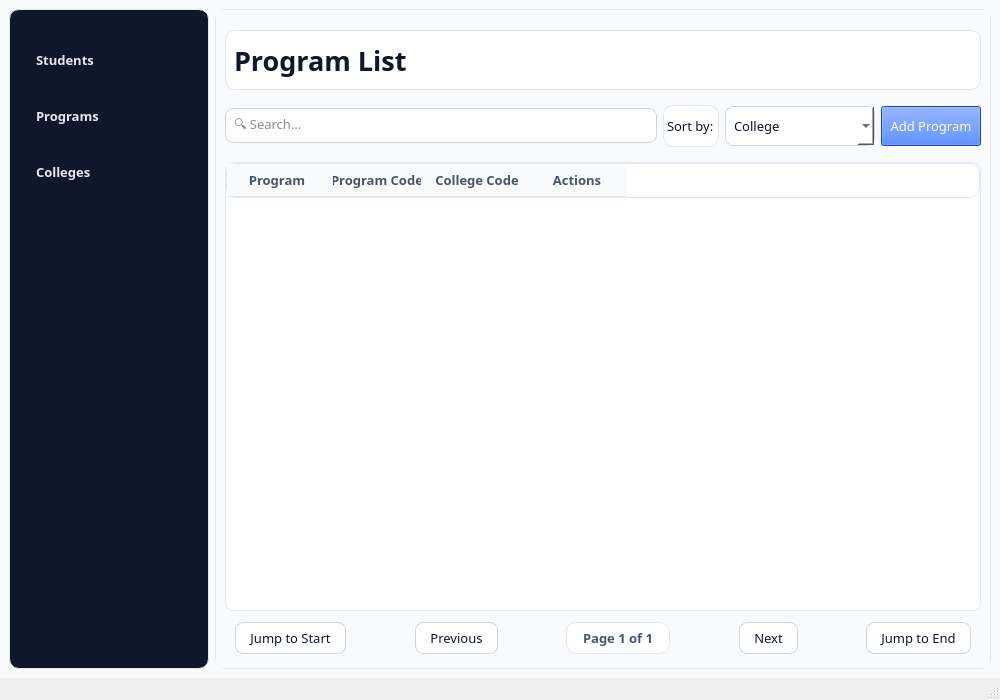
<?xml version="1.0" encoding="UTF-8"?>
<ui version="4.0">
 <class>MainWindow</class>
 <widget class="QMainWindow" name="MainWindow">
  <property name="geometry">
   <rect>
    <x>0</x>
    <y>0</y>
    <width>1000</width>
    <height>700</height>
   </rect>
  </property>
  <property name="minimumSize">
   <size>
    <width>0</width>
    <height>0</height>
   </size>
  </property>
  <property name="windowTitle">
   <string>Student Management System</string>
  </property>
  <widget class="QWidget" name="centralwidget">
   <property name="styleSheet">
    <string notr="true">/* GLOBAL */
QWidget {
    background-color: #F8FAFC;
    color: #0F172A;
	font: Segoe UI, Arial;
    font-size: 10pt;
}

/* HEADINGS */
QLabel#headerColleges {
    font-size: 20pt;
    font-weight: 600;
}

/* HEADINGS */
QLabel#headerStudents {
    font-size: 20pt;
    font-weight: 600;
}

/* HEADINGS */
QLabel#headerPrograms {
    font-size: 20pt;
    font-weight: 600;
}

/* PANELS / CARDS */
QFrame, QGroupBox {
    background-color: #FFFFFF;
    border: 1px solid #E2E8F0;
    border-radius: 10px;
}

QLineEdit {
    background-color: #FFFFFF;
    border: 1px solid #CBD5E1;
    border-radius: 8px;
    padding: 6px;
}

QLineEdit:focus {
    border: 1px solid #2563EB;
}

QComboBox {
    background-color: white;
    border: 1px solid #CBD5E1;
    border-radius: 8px;
    padding: 4px 8px;
}

QComboBox:focus {
    border: 1px solid #2563EB;
}

QLabel#pageInfoLabelColleges {
    color: #475569;
    font-weight: 500;
    padding: 4px 12px;
}</string>
   </property>
   <layout class="QHBoxLayout" name="horizontalLayout_2">
    <item>
     <widget class="QFrame" name="sidebarFrame">
      <property name="minimumSize">
       <size>
        <width>200</width>
        <height>300</height>
       </size>
      </property>
      <property name="styleSheet">
       <string notr="true">QFrame#sidebarFrame {
    background-color: #0F172A;
}

QFrame#sidebarFrame QPushButton {
    background-color: transparent;
    color: #E5E7EB;
    border: none;
    padding: 10px;
    text-align: left;
    border-radius: 6px;
}

QFrame#sidebarFrame QPushButton:hover {
    background-color: #334155;
}

QFrame#sidebarFrame QPushButton:checked {
    background-color: #1E293B;
}</string>
      </property>
      <property name="frameShape">
       <enum>QFrame::Shape::StyledPanel</enum>
      </property>
      <property name="frameShadow">
       <enum>QFrame::Shadow::Raised</enum>
      </property>
      <property name="lineWidth">
       <number>0</number>
      </property>
      <property name="midLineWidth">
       <number>0</number>
      </property>
      <layout class="QVBoxLayout" name="verticalLayout">
       <property name="leftMargin">
        <number>12</number>
       </property>
       <property name="topMargin">
        <number>25</number>
       </property>
       <property name="rightMargin">
        <number>12</number>
       </property>
       <item>
        <widget class="QPushButton" name="studentsButton">
         <property name="minimumSize">
          <size>
           <width>0</width>
           <height>50</height>
          </size>
         </property>
         <property name="styleSheet">
          <string notr="true">QPushButton {
    border-radius: 8px;
    padding: 6px 14px;
    font-weight: 500;
}</string>
         </property>
         <property name="text">
          <string>Students</string>
         </property>
        </widget>
       </item>
       <item>
        <widget class="QPushButton" name="programsButton">
         <property name="minimumSize">
          <size>
           <width>0</width>
           <height>50</height>
          </size>
         </property>
         <property name="styleSheet">
          <string notr="true">QPushButton {
    border-radius: 8px;
    padding: 6px 14px;
    font-weight: 500;
}</string>
         </property>
         <property name="text">
          <string>Programs</string>
         </property>
         <property name="checkable">
          <bool>false</bool>
         </property>
        </widget>
       </item>
       <item>
        <widget class="QPushButton" name="collegesButton">
         <property name="minimumSize">
          <size>
           <width>0</width>
           <height>50</height>
          </size>
         </property>
         <property name="styleSheet">
          <string notr="true">QPushButton {
    border-radius: 8px;
    padding: 6px 14px;
    font-weight: 500;
}</string>
         </property>
         <property name="text">
          <string>Colleges</string>
         </property>
         <property name="checkable">
          <bool>false</bool>
         </property>
        </widget>
       </item>
       <item>
        <spacer name="verticalSpacer">
         <property name="orientation">
          <enum>Qt::Orientation::Vertical</enum>
         </property>
         <property name="sizeHint" stdset="0">
          <size>
           <width>20</width>
           <height>107</height>
          </size>
         </property>
        </spacer>
       </item>
      </layout>
     </widget>
    </item>
    <item>
     <layout class="QHBoxLayout" name="horizontalLayout">
      <item>
       <widget class="QStackedWidget" name="stackedWidget">
        <property name="currentIndex">
         <number>1</number>
        </property>
        <widget class="QWidget" name="studentsPage">
         <layout class="QVBoxLayout" name="verticalLayout_2">
          <property name="topMargin">
           <number>20</number>
          </property>
          <item>
           <widget class="QLabel" name="headerStudents">
            <property name="minimumSize">
             <size>
              <width>0</width>
              <height>60</height>
             </size>
            </property>
            <property name="font">
             <font>
              <family>UI</family>
              <pointsize>20</pointsize>
              <italic>false</italic>
              <fontweight>DemiBold</fontweight>
             </font>
            </property>
            <property name="text">
             <string>Student List</string>
            </property>
            <property name="alignment">
             <set>Qt::AlignmentFlag::AlignLeading|Qt::AlignmentFlag::AlignLeft|Qt::AlignmentFlag::AlignVCenter</set>
            </property>
            <property name="margin">
             <number>6</number>
            </property>
           </widget>
          </item>
          <item>
           <widget class="QWidget" name="widgetStudents" native="true">
            <property name="minimumSize">
             <size>
              <width>0</width>
              <height>60</height>
             </size>
            </property>
            <layout class="QHBoxLayout" name="horizontalLayout_7">
             <property name="leftMargin">
              <number>0</number>
             </property>
             <property name="rightMargin">
              <number>0</number>
             </property>
             <item>
              <widget class="QLineEdit" name="searchLineEdit_2">
               <property name="minimumSize">
                <size>
                 <width>0</width>
                 <height>35</height>
                </size>
               </property>
               <property name="placeholderText">
                <string>🔍 Search...</string>
               </property>
              </widget>
             </item>
             <item>
              <widget class="QLabel" name="sortLabel_2">
               <property name="text">
                <string>Sort by:</string>
               </property>
              </widget>
             </item>
             <item>
              <widget class="QComboBox" name="sortComboBox_2">
               <property name="minimumSize">
                <size>
                 <width>150</width>
                 <height>40</height>
                </size>
               </property>
               <item>
                <property name="text">
                 <string>Program</string>
                </property>
               </item>
               <item>
                <property name="text">
                 <string>Lastname</string>
                </property>
               </item>
               <item>
                <property name="text">
                 <string>Firstname</string>
                </property>
               </item>
               <item>
                <property name="text">
                 <string>ID</string>
                </property>
               </item>
               <item>
                <property name="text">
                 <string>College</string>
                </property>
               </item>
               <item>
                <property name="text">
                 <string>Year</string>
                </property>
               </item>
              </widget>
             </item>
             <item>
              <widget class="QPushButton" name="addStudentButton">
               <property name="minimumSize">
                <size>
                 <width>100</width>
                 <height>40</height>
                </size>
               </property>
               <property name="styleSheet">
                <string notr="true">QPushButton#addStudentButton {
    background-color: #2563EB;
    color: white;
}

QPushButton#addStudentButton:hover {
    background-color: #1D4ED8;
}</string>
               </property>
               <property name="text">
                <string>Add Student</string>
               </property>
              </widget>
             </item>
            </layout>
           </widget>
          </item>
          <item>
           <widget class="QTableWidget" name="dataTableStudents">
            <property name="styleSheet">
             <string notr="true">QTableWidget {
    background-color: white;
    alternate-background-color: #FAFAFA;
    gridline-color: #E2E8F0;
    border: 1px solid #E2E8F0;
    border-radius: 8px;
}

QHeaderView::section {
    background-color: #F8FAFC;
    color: #475569;
    padding: 6px;
    border: none;
    border-bottom: 1px solid #E2E8F0;
    font-weight: 600;
}

QTableWidget::item:selected {
    background-color: #DBEAFE;
    color: #0F172A;
}</string>
            </property>
            <property name="alternatingRowColors">
             <bool>true</bool>
            </property>
            <property name="selectionBehavior">
             <enum>QAbstractItemView::SelectionBehavior::SelectRows</enum>
            </property>
            <property name="sortingEnabled">
             <bool>true</bool>
            </property>
            <column>
             <property name="text">
              <string>ID No.</string>
             </property>
            </column>
            <column>
             <property name="text">
              <string>Lastname</string>
             </property>
            </column>
            <column>
             <property name="text">
              <string>Firstname</string>
             </property>
            </column>
            <column>
             <property name="text">
              <string>Program</string>
             </property>
            </column>
            <column>
             <property name="text">
              <string> College Code</string>
             </property>
            </column>
            <column>
             <property name="text">
              <string>Gender</string>
             </property>
            </column>
            <column>
             <property name="text">
              <string>Actions</string>
             </property>
            </column>
           </widget>
          </item>
          <item>
           <layout class="QHBoxLayout" name="paginationLayoutStudents">
            <property name="spacing">
             <number>15</number>
            </property>
            <property name="leftMargin">
             <number>10</number>
            </property>
            <property name="topMargin">
             <number>5</number>
            </property>
            <property name="rightMargin">
             <number>10</number>
            </property>
            <property name="bottomMargin">
             <number>5</number>
            </property>
            <item>
             <widget class="QPushButton" name="jumpStartStudent">
              <property name="styleSheet">
               <string notr="true">QPushButton {
    background-color: white;
    border: 1px solid #CBD5E1;
    padding: 6px 14px;
    border-radius: 8px;
    color: #0F172A;
}

QPushButton:hover,
QPushButton:hover {
    background-color: #F1F5F9;
}

QPushButton:disabled,
QPushButton:disabled {
    background-color: #F8FAFC;
    color: #94A3B8;
    border: 1px solid #E2E8F0;
}</string>
              </property>
              <property name="text">
               <string>Jump to Start</string>
              </property>
             </widget>
            </item>
            <item>
             <spacer name="horizontalSpacer">
              <property name="orientation">
               <enum>Qt::Orientation::Horizontal</enum>
              </property>
              <property name="sizeHint" stdset="0">
               <size>
                <width>40</width>
                <height>20</height>
               </size>
              </property>
             </spacer>
            </item>
            <item>
             <widget class="QPushButton" name="prevButtonStudents">
              <property name="minimumSize">
               <size>
                <width>100</width>
                <height>0</height>
               </size>
              </property>
              <property name="maximumSize">
               <size>
                <width>120</width>
                <height>16777215</height>
               </size>
              </property>
              <property name="styleSheet">
               <string notr="true">QPushButton {
    background-color: white;
    border: 1px solid #CBD5E1;
    padding: 6px 14px;
    border-radius: 8px;
    color: #0F172A;
}

QPushButton:hover,
QPushButton:hover {
    background-color: #F1F5F9;
}

QPushButton:disabled,
QPushButton:disabled {
    background-color: #F8FAFC;
    color: #94A3B8;
    border: 1px solid #E2E8F0;
}</string>
              </property>
              <property name="text">
               <string>Previous</string>
              </property>
             </widget>
            </item>
            <item>
             <spacer name="horizontalSpacer_2">
              <property name="orientation">
               <enum>Qt::Orientation::Horizontal</enum>
              </property>
              <property name="sizeHint" stdset="0">
               <size>
                <width>40</width>
                <height>20</height>
               </size>
              </property>
             </spacer>
            </item>
            <item>
             <widget class="QLabel" name="pageInfoLabelStudents">
              <property name="minimumSize">
               <size>
                <width>120</width>
                <height>0</height>
               </size>
              </property>
              <property name="styleSheet">
               <string notr="true">QLabel {
    color: #475569;
    font-weight: 500;
    padding: 4px 12px;
}</string>
              </property>
              <property name="text">
               <string>Page 1 of 1</string>
              </property>
              <property name="alignment">
               <set>Qt::AlignmentFlag::AlignCenter</set>
              </property>
             </widget>
            </item>
            <item>
             <spacer name="horizontalSpacer_3">
              <property name="orientation">
               <enum>Qt::Orientation::Horizontal</enum>
              </property>
              <property name="sizeHint" stdset="0">
               <size>
                <width>40</width>
                <height>20</height>
               </size>
              </property>
             </spacer>
            </item>
            <item>
             <widget class="QPushButton" name="nextButtonStudents">
              <property name="minimumSize">
               <size>
                <width>100</width>
                <height>0</height>
               </size>
              </property>
              <property name="maximumSize">
               <size>
                <width>120</width>
                <height>16777215</height>
               </size>
              </property>
              <property name="styleSheet">
               <string notr="true">QPushButton {
    background-color: white;
    border: 1px solid #CBD5E1;
    padding: 6px 14px;
    border-radius: 8px;
    color: #0F172A;
}

QPushButton:hover,
QPushButton:hover {
    background-color: #F1F5F9;
}

QPushButton:disabled,
QPushButton:disabled {
    background-color: #F8FAFC;
    color: #94A3B8;
    border: 1px solid #E2E8F0;
}</string>
              </property>
              <property name="text">
               <string>Next</string>
              </property>
             </widget>
            </item>
            <item>
             <spacer name="horizontalSpacer_4">
              <property name="orientation">
               <enum>Qt::Orientation::Horizontal</enum>
              </property>
              <property name="sizeHint" stdset="0">
               <size>
                <width>40</width>
                <height>20</height>
               </size>
              </property>
             </spacer>
            </item>
            <item>
             <widget class="QPushButton" name="jumpEndStudent">
              <property name="styleSheet">
               <string notr="true">QPushButton {
    background-color: white;
    border: 1px solid #CBD5E1;
    padding: 6px 14px;
    border-radius: 8px;
    color: #0F172A;
}

QPushButton:hover,
QPushButton:hover {
    background-color: #F1F5F9;
}

QPushButton:disabled,
QPushButton:disabled {
    background-color: #F8FAFC;
    color: #94A3B8;
    border: 1px solid #E2E8F0;
}</string>
              </property>
              <property name="text">
               <string>Jump to End</string>
              </property>
             </widget>
            </item>
           </layout>
          </item>
         </layout>
        </widget>
        <widget class="QWidget" name="programsPage">
         <property name="styleSheet">
          <string notr="true">QPushButton#prevButtonPrograms {
    background-color: white;
    border: 1px solid #CBD5E1;
    padding: 6px 14px;
    border-radius: 8px;
    color: #0F172A;
}

QPushButton:hover,
QPushButton:hover {
    background-color: #F1F5F9;
}

QPushButton:disabled,
QPushButton:disabled {
    background-color: #F8FAFC;
    color: #94A3B8;
    border: 1px solid #E2E8F0;
}</string>
         </property>
         <layout class="QVBoxLayout" name="verticalLayout_3">
          <property name="leftMargin">
           <number>9</number>
          </property>
          <property name="topMargin">
           <number>20</number>
          </property>
          <item>
           <widget class="QLabel" name="headerPrograms">
            <property name="minimumSize">
             <size>
              <width>0</width>
              <height>60</height>
             </size>
            </property>
            <property name="font">
             <font>
              <family>UI</family>
              <pointsize>20</pointsize>
              <italic>false</italic>
              <fontweight>DemiBold</fontweight>
             </font>
            </property>
            <property name="text">
             <string>Program List</string>
            </property>
            <property name="alignment">
             <set>Qt::AlignmentFlag::AlignLeading|Qt::AlignmentFlag::AlignLeft|Qt::AlignmentFlag::AlignVCenter</set>
            </property>
            <property name="margin">
             <number>6</number>
            </property>
           </widget>
          </item>
          <item>
           <widget class="QWidget" name="widgetPrograms" native="true">
            <property name="minimumSize">
             <size>
              <width>0</width>
              <height>60</height>
             </size>
            </property>
            <layout class="QHBoxLayout" name="horizontalLayout_8">
             <property name="leftMargin">
              <number>0</number>
             </property>
             <property name="rightMargin">
              <number>0</number>
             </property>
             <item>
              <widget class="QLineEdit" name="searchLineEdit_3">
               <property name="minimumSize">
                <size>
                 <width>0</width>
                 <height>35</height>
                </size>
               </property>
               <property name="placeholderText">
                <string>🔍 Search...</string>
               </property>
              </widget>
             </item>
             <item>
              <widget class="QLabel" name="sortLabel_3">
               <property name="text">
                <string>Sort by:</string>
               </property>
              </widget>
             </item>
             <item>
              <widget class="QComboBox" name="sortComboBox_3">
               <property name="minimumSize">
                <size>
                 <width>150</width>
                 <height>40</height>
                </size>
               </property>
               <item>
                <property name="text">
                 <string>College</string>
                </property>
               </item>
               <item>
                <property name="text">
                 <string>Program</string>
                </property>
               </item>
              </widget>
             </item>
             <item>
              <widget class="QPushButton" name="addProgramButton">
               <property name="minimumSize">
                <size>
                 <width>100</width>
                 <height>40</height>
                </size>
               </property>
               <property name="styleSheet">
                <string notr="true">QPushButton#addProgramButton {
    background-color: #2563EB;
    color: white;
}

QPushButton#addProgramButton:hover {
    background-color: #1D4ED8;
}</string>
               </property>
               <property name="text">
                <string>Add Program</string>
               </property>
              </widget>
             </item>
            </layout>
           </widget>
          </item>
          <item>
           <widget class="QTableWidget" name="dataTablePrograms">
            <property name="styleSheet">
             <string notr="true">QTableWidget {
    background-color: white;
    alternate-background-color: #FAFAFA;
    gridline-color: #E2E8F0;
    border: 1px solid #E2E8F0;
    border-radius: 8px;
}

QHeaderView::section {
    background-color: #F8FAFC;
    color: #475569;
    padding: 6px;
    border: none;
    border-bottom: 1px solid #E2E8F0;
    font-weight: 600;
}

QTableWidget::item:selected {
    background-color: #DBEAFE;
    color: #0F172A;
}</string>
            </property>
            <property name="alternatingRowColors">
             <bool>true</bool>
            </property>
            <property name="selectionBehavior">
             <enum>QAbstractItemView::SelectionBehavior::SelectRows</enum>
            </property>
            <property name="sortingEnabled">
             <bool>true</bool>
            </property>
            <column>
             <property name="text">
              <string>Program</string>
             </property>
            </column>
            <column>
             <property name="text">
              <string>Program Code</string>
             </property>
            </column>
            <column>
             <property name="text">
              <string>College Code</string>
             </property>
            </column>
            <column>
             <property name="text">
              <string>Actions</string>
             </property>
            </column>
           </widget>
          </item>
          <item>
           <layout class="QHBoxLayout" name="paginationLayoutPrograms">
            <property name="spacing">
             <number>15</number>
            </property>
            <property name="leftMargin">
             <number>10</number>
            </property>
            <property name="topMargin">
             <number>5</number>
            </property>
            <property name="rightMargin">
             <number>10</number>
            </property>
            <property name="bottomMargin">
             <number>5</number>
            </property>
            <item>
             <widget class="QPushButton" name="jumpStartProgram">
              <property name="styleSheet">
               <string notr="true">QPushButton {
    background-color: white;
    border: 1px solid #CBD5E1;
    padding: 6px 14px;
    border-radius: 8px;
    color: #0F172A;
}

QPushButton:hover,
QPushButton:hover {
    background-color: #F1F5F9;
}

QPushButton:disabled,
QPushButton:disabled {
    background-color: #F8FAFC;
    color: #94A3B8;
    border: 1px solid #E2E8F0;
}</string>
              </property>
              <property name="text">
               <string>Jump to Start</string>
              </property>
             </widget>
            </item>
            <item>
             <spacer name="horizontalSpacer_5">
              <property name="orientation">
               <enum>Qt::Orientation::Horizontal</enum>
              </property>
              <property name="sizeHint" stdset="0">
               <size>
                <width>40</width>
                <height>20</height>
               </size>
              </property>
             </spacer>
            </item>
            <item>
             <widget class="QPushButton" name="prevButtonPrograms">
              <property name="styleSheet">
               <string notr="true">QPushButton {
    background-color: white;
    border: 1px solid #CBD5E1;
    padding: 6px 14px;
    border-radius: 8px;
    color: #0F172A;
}

QPushButton:hover,
QPushButton:hover {
    background-color: #F1F5F9;
}

QPushButton:disabled,
QPushButton:disabled {
    background-color: #F8FAFC;
    color: #94A3B8;
    border: 1px solid #E2E8F0;
}</string>
              </property>
              <property name="text">
               <string>Previous</string>
              </property>
             </widget>
            </item>
            <item>
             <spacer name="horizontalSpacer_6">
              <property name="orientation">
               <enum>Qt::Orientation::Horizontal</enum>
              </property>
              <property name="sizeHint" stdset="0">
               <size>
                <width>40</width>
                <height>20</height>
               </size>
              </property>
             </spacer>
            </item>
            <item>
             <widget class="QLabel" name="pageInfoLabelPrograms">
              <property name="styleSheet">
               <string notr="true">QLabel {
    color: #475569;
    font-weight: 500;
    padding: 4px 12px;
}</string>
              </property>
              <property name="text">
               <string>Page 1 of 1</string>
              </property>
             </widget>
            </item>
            <item>
             <spacer name="horizontalSpacer_7">
              <property name="orientation">
               <enum>Qt::Orientation::Horizontal</enum>
              </property>
              <property name="sizeHint" stdset="0">
               <size>
                <width>40</width>
                <height>20</height>
               </size>
              </property>
             </spacer>
            </item>
            <item>
             <widget class="QPushButton" name="nextButtonPrograms">
              <property name="styleSheet">
               <string notr="true">QPushButton {
    background-color: white;
    border: 1px solid #CBD5E1;
    padding: 6px 14px;
    border-radius: 8px;
    color: #0F172A;
}

QPushButton:hover,
QPushButton:hover {
    background-color: #F1F5F9;
}

QPushButton:disabled,
QPushButton:disabled {
    background-color: #F8FAFC;
    color: #94A3B8;
    border: 1px solid #E2E8F0;
}</string>
              </property>
              <property name="text">
               <string>Next</string>
              </property>
             </widget>
            </item>
            <item>
             <spacer name="horizontalSpacer_8">
              <property name="orientation">
               <enum>Qt::Orientation::Horizontal</enum>
              </property>
              <property name="sizeHint" stdset="0">
               <size>
                <width>40</width>
                <height>20</height>
               </size>
              </property>
             </spacer>
            </item>
            <item>
             <widget class="QPushButton" name="jumpEndProgram">
              <property name="styleSheet">
               <string notr="true">QPushButton {
    background-color: white;
    border: 1px solid #CBD5E1;
    padding: 6px 14px;
    border-radius: 8px;
    color: #0F172A;
}

QPushButton:hover,
QPushButton:hover {
    background-color: #F1F5F9;
}

QPushButton:disabled,
QPushButton:disabled {
    background-color: #F8FAFC;
    color: #94A3B8;
    border: 1px solid #E2E8F0;
}</string>
              </property>
              <property name="text">
               <string>Jump to End</string>
              </property>
             </widget>
            </item>
           </layout>
          </item>
         </layout>
        </widget>
        <widget class="QWidget" name="collegesPage">
         <property name="styleSheet">
          <string notr="true"/>
         </property>
         <layout class="QVBoxLayout" name="verticalLayout_4">
          <property name="topMargin">
           <number>20</number>
          </property>
          <item>
           <widget class="QLabel" name="headerColleges">
            <property name="minimumSize">
             <size>
              <width>0</width>
              <height>60</height>
             </size>
            </property>
            <property name="font">
             <font>
              <family>UI</family>
              <pointsize>20</pointsize>
              <italic>false</italic>
              <fontweight>DemiBold</fontweight>
             </font>
            </property>
            <property name="styleSheet">
             <string notr="true"/>
            </property>
            <property name="text">
             <string>College List</string>
            </property>
            <property name="alignment">
             <set>Qt::AlignmentFlag::AlignLeading|Qt::AlignmentFlag::AlignLeft|Qt::AlignmentFlag::AlignVCenter</set>
            </property>
            <property name="margin">
             <number>6</number>
            </property>
           </widget>
          </item>
          <item>
           <widget class="QWidget" name="widgetColleges" native="true">
            <property name="minimumSize">
             <size>
              <width>0</width>
              <height>60</height>
             </size>
            </property>
            <layout class="QHBoxLayout" name="horizontalLayout_9">
             <property name="leftMargin">
              <number>0</number>
             </property>
             <property name="rightMargin">
              <number>0</number>
             </property>
             <item>
              <widget class="QLineEdit" name="searchLineEdit_4">
               <property name="minimumSize">
                <size>
                 <width>0</width>
                 <height>35</height>
                </size>
               </property>
               <property name="placeholderText">
                <string>🔍 Search...</string>
               </property>
              </widget>
             </item>
             <item>
            <widget class="QLabel" name="sortLabel_4">
                <property name="text">
                    <string>Sort by:</string>
                </property>
            </widget>
            </item>
            <item>
                <widget class="QComboBox" name="sortComboBox_4">
                <property name="minimumSize">
                    <size>
                        <width>150</width>
                        <height>40</height>
                    </size>
                    </property>
            <item>
            <property name="text">
                <string>College</string>
            </property>
            </item>
            <item>
            <property name="text">
                <string>Code</string>
            </property>
            </item>
            </widget>
            </item>
             <item>
              <widget class="QPushButton" name="addCollegeButton">
               <property name="minimumSize">
                <size>
                 <width>100</width>
                 <height>40</height>
                </size>
               </property>
               <property name="styleSheet">
                <string notr="true">QPushButton#addCollegeButton {
    background-color: #2563EB;
    color: white;
}

QPushButton#addCollogeButton:hover {
    background-color: #1D4ED8;
}</string>
               </property>
               <property name="text">
                <string>Add College</string>
               </property>
              </widget>
             </item>
            </layout>
           </widget>
          </item>
          <item>
           <widget class="QTableWidget" name="dataTableColleges">
            <property name="styleSheet">
             <string notr="true">QTableWidget {
    background-color: white;
    alternate-background-color: #FAFAFA;
    gridline-color: #E2E8F0;
    border: 1px solid #E2E8F0;
    border-radius: 8px;
}

QHeaderView::section {
    background-color: #F8FAFC;
    color: #475569;
    padding: 6px;
    border: none;
    border-bottom: 1px solid #E2E8F0;
    font-weight: 600;
}

QTableWidget::item:selected {
    background-color: #DBEAFE;
    color: #0F172A;
}
</string>
            </property>
            <property name="alternatingRowColors">
             <bool>true</bool>
            </property>
            <property name="selectionBehavior">
             <enum>QAbstractItemView::SelectionBehavior::SelectRows</enum>
            </property>
            <property name="sortingEnabled">
             <bool>true</bool>
            </property>
            <column>
             <property name="text">
              <string>College</string>
             </property>
            </column>
            <column>
             <property name="text">
              <string>College Code</string>
             </property>
            </column>
            <column>
             <property name="text">
              <string>Actions</string>
             </property>
            </column>
           </widget>
          </item>
          <item>
           <layout class="QHBoxLayout" name="paginationLayoutColleges">
            <property name="spacing">
             <number>15</number>
            </property>
            <property name="leftMargin">
             <number>10</number>
            </property>
            <property name="topMargin">
             <number>5</number>
            </property>
            <property name="rightMargin">
             <number>10</number>
            </property>
            <property name="bottomMargin">
             <number>5</number>
            </property>
            <item>
             <widget class="QPushButton" name="jumpStartCollege">
              <property name="styleSheet">
               <string notr="true">QPushButton {
    background-color: white;
    border: 1px solid #CBD5E1;
    padding: 6px 14px;
    border-radius: 8px;
    color: #0F172A;
}

QPushButton:hover,
QPushButton:hover {
    background-color: #F1F5F9;
}

QPushButton:disabled,
QPushButton:disabled {
    background-color: #F8FAFC;
    color: #94A3B8;
    border: 1px solid #E2E8F0;
}</string>
              </property>
              <property name="text">
               <string>Jump to Start</string>
              </property>
             </widget>
            </item>
            <item>
             <spacer name="horizontalSpacer_9">
              <property name="orientation">
               <enum>Qt::Orientation::Horizontal</enum>
              </property>
              <property name="sizeHint" stdset="0">
               <size>
                <width>40</width>
                <height>20</height>
               </size>
              </property>
             </spacer>
            </item>
            <item>
             <widget class="QPushButton" name="prevButtonColleges">
              <property name="styleSheet">
               <string notr="true">QPushButton {
    background-color: white;
    border: 1px solid #CBD5E1;
    padding: 6px 14px;
    border-radius: 8px;
    color: #0F172A;
}

QPushButton:hover,
QPushButton:hover {
    background-color: #F1F5F9;
}

QPushButton:disabled,
QPushButton:disabled {
    background-color: #F8FAFC;
    color: #94A3B8;
    border: 1px solid #E2E8F0;
}</string>
              </property>
              <property name="text">
               <string>Previous</string>
              </property>
             </widget>
            </item>
            <item>
             <spacer name="horizontalSpacer_10">
              <property name="orientation">
               <enum>Qt::Orientation::Horizontal</enum>
              </property>
              <property name="sizeHint" stdset="0">
               <size>
                <width>40</width>
                <height>20</height>
               </size>
              </property>
             </spacer>
            </item>
            <item>
             <widget class="QLabel" name="pageInfoLabelColleges">
              <property name="text">
               <string>Page 1 of 1</string>
              </property>
             </widget>
            </item>
            <item>
             <spacer name="horizontalSpacer_11">
              <property name="orientation">
               <enum>Qt::Orientation::Horizontal</enum>
              </property>
              <property name="sizeHint" stdset="0">
               <size>
                <width>40</width>
                <height>20</height>
               </size>
              </property>
             </spacer>
            </item>
            <item>
             <widget class="QPushButton" name="nextButtonColleges">
              <property name="styleSheet">
               <string notr="true">QPushButton {
    background-color: white;
    border: 1px solid #CBD5E1;
    padding: 6px 14px;
    border-radius: 8px;
    color: #0F172A;
}

QPushButton:hover,
QPushButton:hover {
    background-color: #F1F5F9;
}

QPushButton:disabled,
QPushButton:disabled {
    background-color: #F8FAFC;
    color: #94A3B8;
    border: 1px solid #E2E8F0;
}</string>
              </property>
              <property name="text">
               <string>Next</string>
              </property>
             </widget>
            </item>
            <item>
             <spacer name="horizontalSpacer_12">
              <property name="orientation">
               <enum>Qt::Orientation::Horizontal</enum>
              </property>
              <property name="sizeHint" stdset="0">
               <size>
                <width>40</width>
                <height>20</height>
               </size>
              </property>
             </spacer>
            </item>
            <item>
             <widget class="QPushButton" name="jumpEndCollege">
              <property name="styleSheet">
               <string notr="true">QPushButton {
    background-color: white;
    border: 1px solid #CBD5E1;
    padding: 6px 14px;
    border-radius: 8px;
    color: #0F172A;
}

QPushButton:hover,
QPushButton:hover {
    background-color: #F1F5F9;
}

QPushButton:disabled,
QPushButton:disabled {
    background-color: #F8FAFC;
    color: #94A3B8;
    border: 1px solid #E2E8F0;
}</string>
              </property>
              <property name="text">
               <string>Jump to End</string>
              </property>
             </widget>
            </item>
           </layout>
          </item>
         </layout>
        </widget>
       </widget>
      </item>
     </layout>
    </item>
   </layout>
  </widget>
  <widget class="QStatusBar" name="statusbar"/>
  <widget class="QMenuBar" name="menubar">
   <property name="geometry">
    <rect>
     <x>0</x>
     <y>0</y>
     <width>1000</width>
     <height>33</height>
    </rect>
   </property>
  </widget>
 </widget>
 <resources/>
 <connections/>
</ui>
